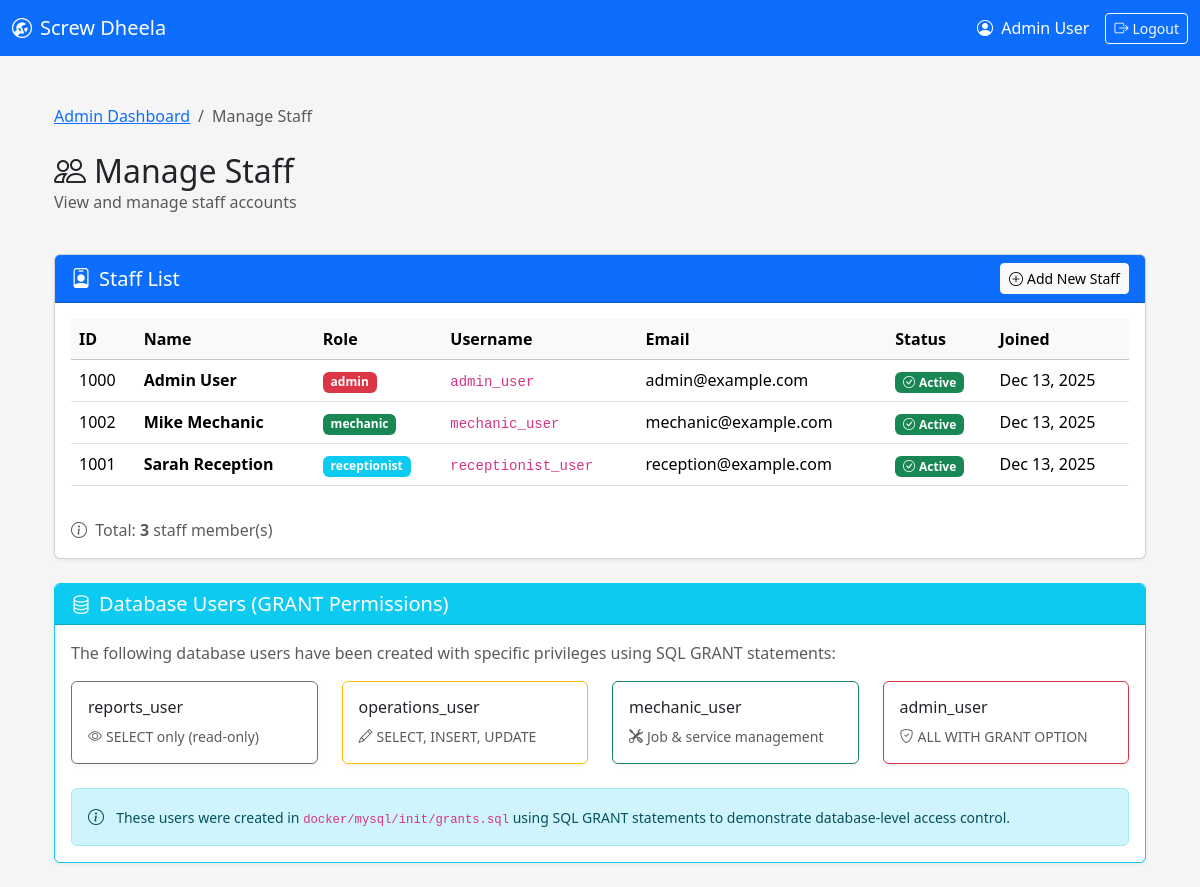
The page /public/admin/manage_staff.php (signed in) on the database its author committed.
### tables this page shows
CREATE TABLE IF NOT EXISTS staff (
    staff_id          INT AUTO_INCREMENT PRIMARY KEY,
    name              VARCHAR(100) NOT NULL,
    role              VARCHAR(20) NOT NULL,      
    username          VARCHAR(50) NOT NULL UNIQUE,
    email             VARCHAR(100),
    password_hash     VARCHAR(255) NOT NULL,
    is_email_verified TINYINT(1) DEFAULT 0,
    active            TINYINT(1) DEFAULT 1,
    created_at        DATETIME DEFAULT CURRENT_TIMESTAMP
);

### public/admin/manage_staff.php (the view, shortened to what this page needs)
<?php
require_once '../../config/db.php';
require_once '../../includes/header.php';
$staff_query = "SELECT staff_id, name, role, username, email, active, created_at
                FROM staff
                ORDER BY active DESC, name ASC";
$staff_result = $conn->query($staff_query);
$staff_list = $staff_result->fetch_all(MYSQLI_ASSOC);
?>
<div class="container-fluid py-4">
    <nav aria-label="breadcrumb" class="mb-4">
        <ol class="breadcrumb">
            <li class="breadcrumb-item"><a href="../admin_dashboard.php">Admin Dashboard</a></li>
            <li class="breadcrumb-item active">Manage Staff</li>
        </ol>
    </nav>
    <div class="row mb-4">
        <div class="col-12">
            <h2 class="mb-0">
                <i class="bi bi-people me-2"></i>Manage Staff
            </h2>
            <p class="text-muted">View and manage staff accounts</p>
        </div>
    </div>
    <div class="row mb-4">
        <div class="col-12">
            <div class="card">
                <div class="card-header bg-primary text-white d-flex justify-content-between align-items-center">
                    <h5 class="mb-0">
                        <i class="bi bi-person-badge me-2"></i>Staff List
                    </h5>
                    <a href="../create_admin.php" class="btn btn-light btn-sm">
                        <i class="bi bi-plus-circle me-1"></i>Add New Staff
                    </a>
                </div>
                <div class="card-body">
                    <div class="table-responsive">
                        <table class="table table-hover">
                            <thead class="table-light">
                                <tr>
                                    <th>ID</th>
                                    <th>Name</th>
                                    <th>Role</th>
                                    <th>Username</th>
                                    <th>Email</th>
                                    <th>Status</th>
                                    <th>Joined</th>
                                </tr>
                            </thead>
                            <tbody>
                                <?php foreach ($staff_list as $staff): ?>
                                    <tr>
                                        <td><?php echo $staff['staff_id']; ?></td>
                                        <td><strong><?php echo htmlspecialchars($staff['name']); ?></strong></td>
                                        <td>
                                            <span class="badge bg-<?php
                                                echo match($staff['role']) {
                                                    'admin' => 'danger',
                                                    'mechanic' => 'success',
                                                    'receptionist' => 'info',
                                                    default => 'secondary'
                                                };
                                            ?>">
                                                <?php echo htmlspecialchars($staff['role']); ?>
                                            </span>
                                        </td>
                                        <td><code><?php echo htmlspecialchars($staff['username']); ?></code></td>
                                        <td><?php echo htmlspecialchars($staff['email']); ?></td>
                                        <td>
                                            <?php if ($staff['active']): ?>
                                                <span class="badge bg-success">
                                                    <i class="bi bi-check-circle me-1"></i>Active
                                                </span>
                                            <?php else: ?>
                                                <span class="badge bg-secondary">
                                                    <i class="bi bi-x-circle me-1"></i>Inactive
                                                </span>
                                            <?php endif; ?>
                                        </td>
                                        <td>
                                            <?php
                                            $date = new DateTime($staff['created_at']);
                                            echo $date->format('M d, Y');
                                            ?>
                                        </td>
                                    </tr>
                                <?php endforeach; ?>
                            </tbody>
                        </table>
                    </div>
                    <div class="mt-3">
                        <p class="text-muted mb-0">
                            <i class="bi bi-info-circle me-1"></i>
                            Total: <strong><?php echo count($staff_list); ?></strong> staff member(s)
                        </p>
                    </div>
                </div>
            </div>
        </div>
    </div>
    <div class="row">
        <div class="col-12">
            <div class="card border-info">
                <div class="card-header bg-info text-white">
                    <h5 class="mb-0">
                        <i class="bi bi-database me-2"></i>Database Users (GRANT Permissions)
                    </h5>
                </div>
                <div class="card-body">
                    <p class="text-muted">
                        The following database users have been created with specific privileges using SQL GRANT statements:
                    </p>
                    <div class="row">
                        <div class="col-md-3">
                            <div class="card border-secondary mb-2">
                                <div class="card-body">
                                    <h6 class="card-title">reports_user</h6>
                                    <p class="card-text small text-muted mb-0">
                                        <i class="bi bi-eye me-1"></i>SELECT only (read-only)
                                    </p>
                                </div>
                            </div>
                        </div>
                        <div class="col-md-3">
                            <div class="card border-warning mb-2">
                                <div class="card-body">
                                    <h6 class="card-title">operations_user</h6>
                                    <p class="card-text small text-muted mb-0">
                                        <i class="bi bi-pencil me-1"></i>SELECT, INSERT, UPDATE
                                    </p>
                                </div>
                            </div>
                        </div>
                        <div class="col-md-3">
                            <div class="card border-success mb-2">
                                <div class="card-body">
                                    <h6 class="card-title">mechanic_user</h6>
                                    <p class="card-text small text-muted mb-0">
                                        <i class="bi bi-tools me-1"></i>Job & service management
                                    </p>
                                </div>
                            </div>
                        </div>
                        <div class="col-md-3">
                            <div class="card border-danger mb-2">
                                <div class="card-body">
                                    <h6 class="card-title">admin_user</h6>
                                    <p class="card-text small text-muted mb-0">
                                        <i class="bi bi-shield-check me-1"></i>ALL WITH GRANT OPTION
                                    </p>
                                </div>
                            </div>
                        </div>
                    </div>
                    <div class="alert alert-info mt-3 mb-0">
                        <i class="bi bi-info-circle me-2"></i>
                        <small>These users were created in <code>docker/mysql/init/grants.sql</code> using SQL GRANT statements to demonstrate database-level access control.</small>
                    </div>
                </div>
            </div>
        </div>
    </div>
</div>
<?php require_once '../../includes/footer.php'; ?>

### assets/css/style.css (style rules this page uses)
body { background-color: #f5f5f5; }
.card { box-shadow: 0 2px 4px rgba(0,0,0,0.05); }

### rows shown on the page
staff: staff_id "1000", name "Admin User", role "admin", username "admin_user", email "admin@example.com", active 1 (drawn), created_at "Dec 13, 2025"
staff: staff_id "1002", name "Mike Mechanic", role "mechanic", username "mechanic_user", email "mechanic@example.com", active 1 (drawn), created_at "Dec 13, 2025"
staff: staff_id "1001", name "Sarah Reception", role "receptionist", username "receptionist_user", email "reception@example.com", active 1 (drawn), created_at "Dec 13, 2025"

### other values the page prints
$_SESSION['staff_name'] "Admin User"
count($staff_list) "3"
